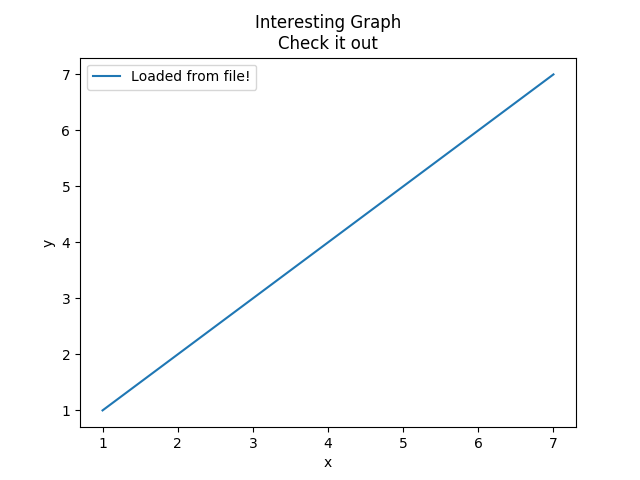

This figure's Python source:
import matplotlib.pyplot as plt
import csv

x = []
y = []

with open('3.csv','r') as csvfile:
    plots = csv.reader(csvfile, delimiter=',')
    for row in plots:
        x.append(int(row[0]))
        y.append(int(row[1]))

plt.plot(x,y, label='Loaded from file!')
plt.xlabel('x')
plt.ylabel('y')
plt.title('Interesting Graph\nCheck it out')
plt.legend()
plt.show()
